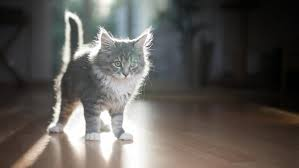
#> input picture cat_test2.jpg, 299 x 168 px
$ python app_testing.py
#> lines starting #> are read from the running program, lines starting #| are printed output that depends on the picture
### hls_images_matcher.py
import numpy as np
from matplotlib import pyplot as plt
from matplotlib import image as img
from hls_image_matcher import HlsImageMatcher

class HlsImagesMatcher:
    def __init__(self, template_file, source_files):
        self.template_file = template_file
        self.source_files = source_files
        self.template = img.imread(template_file)
        self.sources = [img.imread(source) for source in source_files]

    def match_and_display_images(self, hue=True, lightness=True, saturation=True):
        # Read in image
        sources = [np.asarray(source) for source in self.sources]
        np.asarray(self.template)

        # Match image
        matches = [
            HlsImageMatcher(self.template_file, sf).
            hist_match_hls(hue, lightness, saturation).
            astype(int) for sf in self.source_files
        ]

        # Plot images
        fig = plt.figure()
        gs = plt.GridSpec(3, len(matches))

        ax1 = fig.add_subplot(gs[0, :])
        ax1.imshow(self.template, cmap=plt.cm.gray)
        ax1.set_title('Template')
        ax1.set_axis_off()

        ax_source = fig.add_subplot(gs[1, 0])
        ax_source.imshow(sources[0], cmap=plt.cm.gray)
        ax_source.set_title('Source 1')
        ax_source.set_axis_off()
        ax_match = fig.add_subplot(gs[2,0])
        ax_match.imshow(matches[0], cmap=plt.cm.gray)
        ax_match.set_title('Matched 1')
        ax_match.set_axis_off()

        for i in range(len(matches)):
            if i == 0: continue
            axs = fig.add_subplot(gs[1, i], sharex=ax_source, sharey=ax_source)
            axs.imshow(sources[i], cmap=plt.cm.gray)
            axs.set_title(f'Source {i+1}')
            axs.set_axis_off()
            axm = fig.add_subplot(gs[2, i], sharex=ax_match, sharey=ax_match)
            axm.imshow(matches[i], cmap=plt.cm.gray)
            axm.set_title(f'Matched {i+1}')
            axm.set_axis_off()

        plt.show()

### hls_image_matcher.py
import colorsys as cs
import numpy as np
from matplotlib import image as img
from matplotlib import pyplot as plt
from utils import hls_to_rgb, ecdf, match_distribution, split_hls

class HlsImageMatcher:
    def __init__(self, template_file, source_file):
        self.template = img.imread(template_file)
        self.source = img.imread(source_file)

    def hist_match_all_hls(self):
        """
        Match all properties of an image by adjusting pixel values to match the histogram
        distribution of the template image

        Referencing the scikit tool https://github.com/scikit-image/scikit-image/blob/main/skimage/exposure/histogram_matching.py
        And stackexchange https://stackoverflow.com/questions/32655686/histogram-matching-of-two-images-in-python-2-x for hist matching

        Output:
        A new rgb image of the source image matched by hls to the template
        """
        old_shape = self.source.shape
        # Convert image to array of hls values
        source = np.array([[ list(cs.rgb_to_hls(*rgb/255)) for rgb in row] for row in self.source])
        template = np.array([[ list(cs.rgb_to_hls(*rgb/255)) for rgb in row] for row in self.template])
        # Flatten the image arrays
        source = source.ravel()
        template = template.ravel()

        new_values = match_distribution(source, template)

        # Reshape interpolated pixel locations to fit the source image's original shape
        new_shape = new_values.reshape(old_shape)

        # Transform image back into rgb values
        rgb_image = np.array([[ np.asarray(hls_to_rgb(*hls)).astype(int) for hls in row] for row in new_shape])

        return rgb_image

    def hist_match_hls(self, hue=True, lightness=True, saturation=True):
        """
        Match hue, lightness, saturation of an image by adjusting pixel values to match the histogram
        distribution of the template image

        Referencing the scikit tool https://github.com/scikit-image/scikit-image/blob/main/skimage/exposure/histogram_matching.py
        And stackexchange https://stackoverflow.com/questions/32655686/histogram-matching-of-two-images-in-python-2-x for hist matching

        Input:
        hue/lightness/saturation - Boolean indicating which property to modify

        Output:
        matched (np.ndarray)
        """
        if hue and lightness and saturation:
            return self.hist_match_all_hls()

        old_shape = self.source.shape

        # For template and source, split hue saturation and lightness into their own
        # list by getting the first, second or third of every nested array.
        template_hls = np.array([[ list(cs.rgb_to_hls(*rgb/255)) for rgb in row] for row in self.template])
        template_h, template_l, template_s = split_hls(template_hls)

        source_hls = np.array([[ list(cs.rgb_to_hls(*rgb/255)) for rgb in row] for row in self.source])
        source_h, source_l, source_s = split_hls(source_hls)

        # Default the new values to the source and update the new values to the matched
        # distribution if the parameter to match by the property is passed in.
        new_h = match_distribution(source_h, template_h) if hue else source_h
        new_l = match_distribution(source_l, template_l) if lightness else source_l
        new_s = match_distribution(source_s, template_s) if saturation else source_s

        # Create new list of values, by setting every third value too hue, lightness
        # then saturation, then reshaping to the initial source image shape
        new_values = [None]*(len(new_h)+len(new_s)+len(new_s))
        new_values[::3] = new_h
        new_values[1::3] = new_l
        new_values[2::3] = new_s
        new_shape = np.array(new_values).reshape(old_shape)

        # Convert newly shaped image back into rgb values from hls
        rgb_image = np.array([[ np.asarray(hls_to_rgb(*hls)).astype(int) for hls in row] for row in new_shape])

        return rgb_image

    def graph_histogram(self, hue=True, lightness=True, saturation=True):
        """
        Graph comparison of the HLS distributions of a source, template, and matched image

        Referenced from https://stackoverflow.com/questions/32655686/histogram-matching-of-two-images-in-python-2-x

        Input:
        hue/lightness/saturation - Boolean indicating which property to modify

        Output: display plot
        """
        # Match image
        matched = self.hist_match_hls(hue, lightness, saturation).astype(int)

        # For template and source, split hue saturation and lightness into their own
        # list by getting the first, second or third of every nested array.
        template_hls = np.array([[ list(cs.rgb_to_hls(*rgb/255)) for rgb in row] for row in self.template])
        template_h, template_l, template_s = split_hls(template_hls)
        source_hls = np.array([[ list(cs.rgb_to_hls(*rgb/255)) for rgb in row] for row in self.source])
        source_h, source_l, source_s = split_hls(source_hls)
        matched_hls = np.array([[ list(cs.rgb_to_hls(*rgb/255)) for rgb in row] for row in matched])
        matched_h, matched_l, matched_s = split_hls(matched_hls)

        # Get empirical cumulative distribution functions for pixel values
        x1, y1 = ecdf(source_hls.ravel())
        x2, y2 = ecdf(template_hls.ravel())
        x3, y3 = ecdf(matched_hls.ravel())

        x1_h, y1_h = ecdf(source_h)
        x2_h, y2_h = ecdf(template_h)
        x3_h, y3_h = ecdf(matched_h)

        x1_l, y1_l = ecdf(source_l)
        x2_l, y2_l = ecdf(template_l)
        x3_l, y3_l = ecdf(matched_l)

        x1_s, y1_s = ecdf(source_s)
        x2_s, y2_s = ecdf(template_s)
        x3_s, y3_s = ecdf(matched_s)

        # Plot as array
        fig = plt.figure()
        gs = plt.GridSpec(5, 3)
        fig.subplots_adjust(hspace=.8)
        ax1 = fig.add_subplot(gs[0, 0])
        ax2 = fig.add_subplot(gs[0, 1], sharex=ax1, sharey=ax1)
        ax3 = fig.add_subplot(gs[0, 2], sharex=ax1, sharey=ax1)
        ax4 = fig.add_subplot(gs[1, :])
        ax5 = fig.add_subplot(gs[2, :])
        ax6 = fig.add_subplot(gs[3, :])
        ax7 = fig.add_subplot(gs[4, :])
        for aa in (ax1, ax2, ax3):
            aa.set_axis_off()

        ax1.imshow(self.source, cmap=plt.cm.gray)
        ax1.set_title('Source')
        ax2.imshow(self.template, cmap=plt.cm.gray)
        ax2.set_title('Template')
        ax3.imshow(matched, cmap=plt.cm.gray)
        ax3.set_title('Matched')

        ax4.plot(x1, y1 * 100, '-r', lw=3, label='Source')
        ax4.plot(x2, y2 * 100, '-k', lw=3, label='Template')
        ax4.plot(x3, y3 * 100, '--r', lw=3, label='Matched')
        ax4.set_xlim(x1[0], x1[-1])
        ax4.set_xticklabels([])
        ax4.set_xlabel('Pixel value')
        ax4.legend(loc=5)

        ax5.plot(x1_h, y1_h * 100, '-r', lw=3)
        ax5.plot(x2_h, y2_h * 100, '-k', lw=3)
        ax5.plot(x3_h, y3_h * 100, '--r', lw=3)
        ax5.set_xticklabels([])
        ax5.set_xlim(x1_h[0], x1_h[-1])
        ax5.set_xlabel('Hue value')

        ax6.plot(x1_l, y1_l * 100, '-r', lw=3)
        ax6.plot(x2_l, y2_l * 100, '-k', lw=3)
        ax6.plot(x3_l, y3_l * 100, '--r', lw=3)
        ax6.set_xticklabels([])
        ax6.set_xlim(x1_l[0], x1_l[-1])
        ax6.set_xlabel('Lightness value')
        ax6.set_ylabel('Cumulative %')

        ax7.plot(x1_s, y1_s * 100, '-r', lw=3)
        ax7.plot(x2_s, y2_s * 100, '-k', lw=3)
        ax7.plot(x3_s, y3_s * 100, '--r', lw=3)
        ax7.set_xlim(x1_s[0], x1_s[-1])
        ax7.set_xlabel('Saturation value')

        plt.show()

### utils.py
import colorsys as cs
import numpy as np

def hls_to_rgb(r, g, b):
    """
    Convert HLS (0-1 floating point) to RGB (0-1 floating point multiplied by 255)
    """
    return [ color * 255 for color in list(cs.hls_to_rgb(r,g,b))]

def ecdf(x):
    """
    Calculate empirical CDF

    Referenced from https://stackoverflow.com/questions/32655686/histogram-matching-of-two-images-in-python-2-x
    """
    vals, counts = np.unique(x, return_counts=True)
    ecdf = np.cumsum(counts).astype(np.float64)
    ecdf /= ecdf[-1]
    return vals, ecdf

def match_distribution(source, template):
    """
    Match the distribution of the values of the source list to template list.

    Input:
    source (nparray): list of values to match to template's distribution
    template (nparray): list of values

    Output:
    List of source values matching distribution of template
    """
    # Get the distribution of the counts and indices of unique hls values
    _, s_unique_indices, s_counts = np.unique(source, return_inverse=True, return_counts=True)
    t_values, t_counts = np.unique(template, return_counts=True)

    # Create a distribution of the cumulative sum of the counts
    s_quantiles = np.cumsum(s_counts).astype(np.float64)
    # Normalize by the size of the array
    s_quantiles /= s_quantiles[-1]
    t_quantiles = np.cumsum(t_counts).astype(np.float64)
    t_quantiles /= t_quantiles[-1]

    # Use linear interpolation to match the pixel values in the template image
    # that have similar normalized cumulative distribution as in source image
    interp_t_values = np.interp(s_quantiles, t_quantiles, t_values)
    return interp_t_values[s_unique_indices]

def split_hls(hls_image):
    """
    Return a tuple of an image split by its first, second, and third value to get
    the hues, lightnesses, and saturations.

    Input:
    hls_image (ndarray): image

    Output:
    Tuple with list of hues, list of lightnesses and list of saturations
    """
    h = np.array(hls_image[list(range(0,len(hls_image))),:,0]).ravel()
    l = np.array(hls_image[list(range(0,len(hls_image))),:,1]).ravel()
    s = np.array(hls_image[list(range(0,len(hls_image))),:,2]).ravel()

    return h,l,s

### app_testing.py
from hls_images_matcher import HlsImagesMatcher
from hls_image_matcher import HlsImageMatcher

def main():
    temp = 'cat_test2.jpg'
    sources = ['cat_test.jpeg', 'hoodie cat.jpg', 'surprised cat.jpg']
    matcher = HlsImagesMatcher(temp, sources)
#> in __init__, self.template is the input picture: shape (168, 299, 3); mean R, G, B 92.7, 89.1, 85
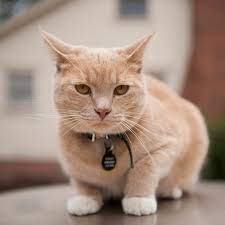
#> input picture cat_test.jpeg, 225 x 225 px
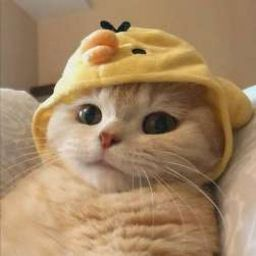
#> input picture hoodie cat.jpg, 256 x 256 px
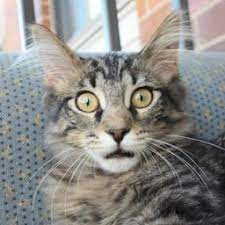
#> input picture surprised cat.jpg, 225 x 225 px
#> in __init__, `self.sources = [img.imread(source) for source in source_files]`: self.sources = 3 items
    matcher.match_and_display_images()
#> in __init__, self.source is the input picture: shape (225, 225, 3); mean R, G, B 165, 141.9, 128.1
#> in match_distribution, `_, s_unique_indices, s_counts = np.unique(source, return_inverse=True,..`: s_counts = 9918 values, max 4390 at index 1428, min 1 at index 2, mean 15.31
#> in match_distribution, `t_values, t_counts = np.unique(template, return_counts=True)`: t_values = 6915 values from 0 to 1; t_counts = 6915 values, max 9619 at index 0, min 1 at index 16, mean 21.79
#> in match_distribution, `s_quantiles = np.cumsum(s_counts).astype(np.float64)`: s_quantiles = 9918 values from 293 to 151875
#> in match_distribution, `s_quantiles /= s_quantiles[-1]`: s_quantiles = 9918 values from 0.00193 to 1
#> in match_distribution, `t_quantiles = np.cumsum(t_counts).astype(np.float64)`: t_quantiles = 6915 values from 9619 to 150696
#> in match_distribution, `t_quantiles /= t_quantiles[-1]`: t_quantiles = 6915 values from 0.0638 to 1
#> in match_distribution, `interp_t_values = np.interp(s_quantiles, t_quantiles, t_values)`: interp_t_values = 9918 values from 0 to 1
#> in __init__, self.source is the input picture: shape (256, 256, 3); mean R, G, B 164.4, 134.6, 100.1
#> in __init__, self.source is the input picture: shape (225, 225, 3); mean R, G, B 140.6, 138.9, 135.3
#> in hist_match_all_hls (call 3), `source = np.array([[ list(cs.rgb_to_hls(*rgb/255)) for rgb in row] for..`:
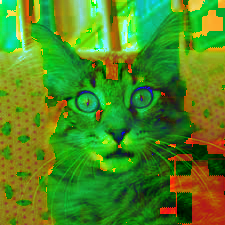
#> source: shape (225, 225, 3) float64; mean R, G, B 0.309, 0.541, 0.13
#> in match_and_display_images, `matches = [ HlsImageMatcher(self.template_file, sf). hist_match_hls(hu..`: matches = 3 items
#> the loop in match_and_display_images, `for i in range(len(matches)):` made 3 passes

    # Lightness and Saturation matching only
    matcher.match_and_display_images(hue=False)
#> in hist_match_hls (call 5), `new_values = [None]*(len(new_h)+len(new_s)+len(new_s))`: new_values = 196608 items
#> in hist_match_hls (call 5), `rgb_image = np.array([[ np.asarray(hls_to_rgb(*hls)).astype(int) for h..`:
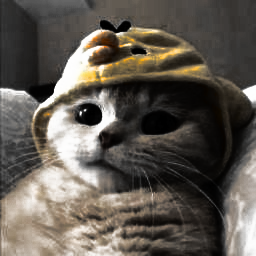
#> rgb_image: shape (256, 256, 3) int64; mean of channels 0, 1, 2 96, 89.7, 81.5; drawn as R, G, B
#> the loop in match_and_display_images (call 2), `for i in range(len(matches)):` made 3 passes

    template= 'cat_test2.jpg'
    source = 'cat_test.jpeg'
    matcher2 = HlsImageMatcher(template, source)
    matcher2.graph_histogram()
#> in ecdf, `vals, counts = np.unique(x, return_counts=True)`: vals = 9918 values from 0 to 1; counts has the same summary as s_counts in match_distribution
#> in ecdf, `ecdf = np.cumsum(counts).astype(np.float64)`: ecdf = 9918 values from 293 to 151875
#> in ecdf, `ecdf /= ecdf[-1]`: ecdf = 9918 values from 0.00193 to 1
#> in graph_histogram, `x1, y1 = ecdf(source_hls.ravel())`: x1 = 9918 values from 0 to 1; y1 = 9918 values from 0.00193 to 1
#> in graph_histogram, `x2, y2 = ecdf(template_hls.ravel())`: x2 = 6915 values from 0 to 1; y2 = 6915 values from 0.0638 to 1
#> in graph_histogram, `x3, y3 = ecdf(matched_hls.ravel())`: x3 = 5821 values from 0 to 1; y3 = 5821 values from 0.0892 to 1
#> in graph_histogram, `x1_h, y1_h = ecdf(source_h)`: x1_h = 1744 values from 0 to 0.994; y1_h = 1744 values from 0.00571 to 1
#> in graph_histogram, `x2_h, y2_h = ecdf(template_h)`: x2_h = 1180 values from 0 to 0.983; y2_h = 1180 values from 0.102 to 1
#> in graph_histogram, `x3_h, y3_h = ecdf(matched_h)`: x3_h = 2199 values from 0 to 0.958; y3_h = 2199 values from 0.212 to 1
#> in graph_histogram, `x1_l, y1_l = ecdf(source_l)`: x1_l = 701 values from 0.00784 to 0.931; y1_l = 701 values from 1.98e-05 to 1
#> in graph_histogram, `x2_l, y2_l = ecdf(template_l)`: x2_l = 742 values from 0 to 1; y2_l = 742 values from 7.96e-05 to 1
#> in graph_histogram, `x3_l, y3_l = ecdf(matched_l)`: x3_l = 512 values from 0 to 0.998; y3_l = 512 values from 0.00551 to 1
#> in graph_histogram, `x1_s, y1_s = ecdf(source_s)`: x1_s = 7781 values from 0 to 1; y1_s = 7781 values from 7.9e-05 to 1
#> in graph_histogram, `x2_s, y2_s = ecdf(template_s)`: x2_s = 5239 values from 0 to 1; y2_s = 5239 values from 0.089 to 1
#> in graph_histogram, `x3_s, y3_s = ecdf(matched_s)`: x3_s = 3307 values from 0 to 1; y3_s = 3307 values from 0.0504 to 1

    # Lightness and Saturation matching only
    matcher2.graph_histogram(hue=False)
#> call 2 of graph_histogram, with hue = False, lightness = True, saturation = True
#> in graph_histogram (call 2), `matched_hls = np.array([[ list(cs.rgb_to_hls(*rgb/255)) for rgb in row..`:
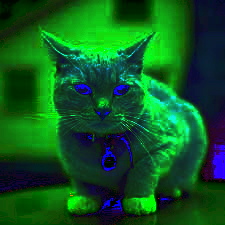
#> matched_hls: shape (225, 225, 3) float64; mean of channels 0, 1, 2 0.0571, 0.348, 0.13; drawn as R, G, B
#> in graph_histogram (call 2), `x3, y3 = ecdf(matched_hls.ravel())`: x3 = 4606 values from 0 to 1; y3 = 4606 values from 0.0843 to 1
#> in graph_histogram (call 2), `x3_h, y3_h = ecdf(matched_h)`: x3_h = 1517 values from 0 to 0.958; y3_h = 1517 values from 0.153 to 1
#> in graph_histogram (call 2), `x3_l, y3_l = ecdf(matched_l)`: x3_l = 474 values from 0 to 1; y3_l = 474 values from 0.00107 to 1
#> in graph_histogram (call 2), `x3_s, y3_s = ecdf(matched_s)`: x3_s = 2775 values from 0 to 1; y3_s = 2775 values from 0.0985 to 1
#> in graph_histogram (call 2), `plt.show()`:
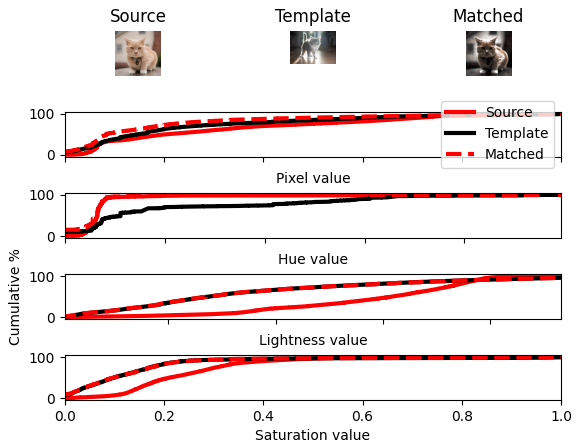
#> figure drawn by matplotlib, 7 panels; panel 7: curve peaks at x = 1, y = 100; panel 7: curve peaks at x = 1, y = 100; panel 7: curve peaks at x = 1, y = 100

if __name__ == '__main__':
    main()
